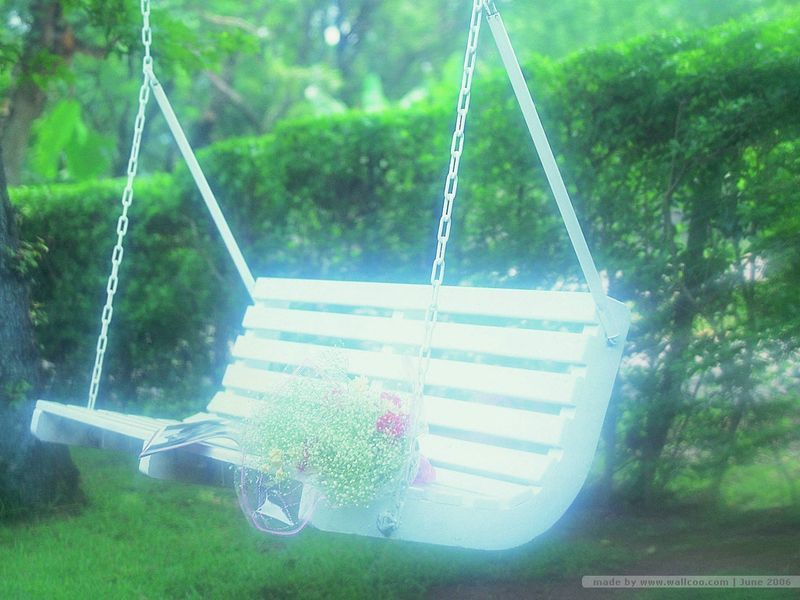
#> input picture com.ch/club/textAnalysis/data/test.jpg, 800 x 600 px
$ python kmeans_test2.py
#> lines starting #> are read from the running program, lines starting #| are printed output that depends on the picture
#!/usr/bin/env python
# coding:utf-8
'''
PIL的Image模块

# If mode is omitted, a mode is chosed so that all information in the image and the palette can be representedwithout a palette .
# when from a colour image to black and white, the library uses the ITU-R 601-2 luma transfrom:
# L = R * 299/1000 + G * 587/1000 + B * 114/1000
im.convert( mode ) => image

 # Converts an "RGB" image to "L" or "RGB" using a conversion matrix. The matrix is 4- or 16-tuple.
 im.convert( mode, matrix ) => image
 '''
from PIL import Image
from pylab import *

im = array(Image.open('data/test.jpg').convert('L'))
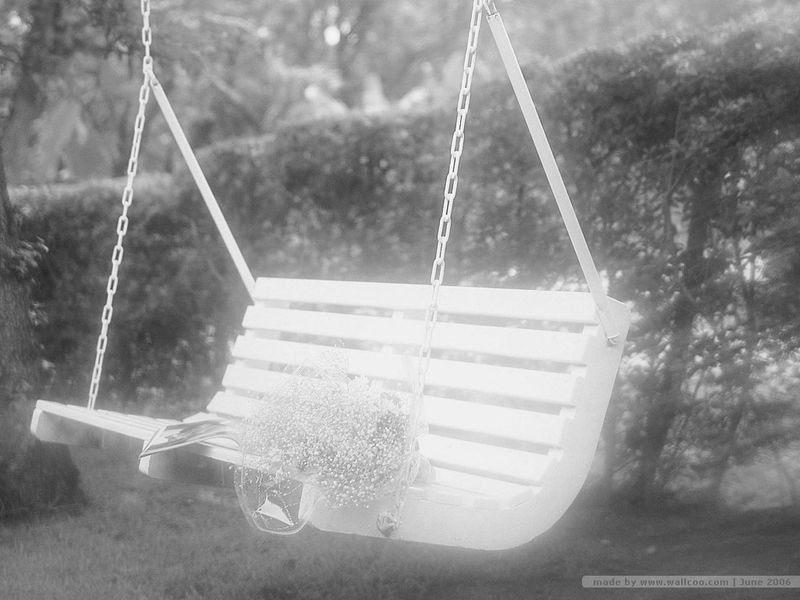
#> im: shape (600, 800); min 38, max 252, mean 142.5
imshow(im)
show()

# 旋转45度角
Image.open('data/test.jpg').rotate(45).show()
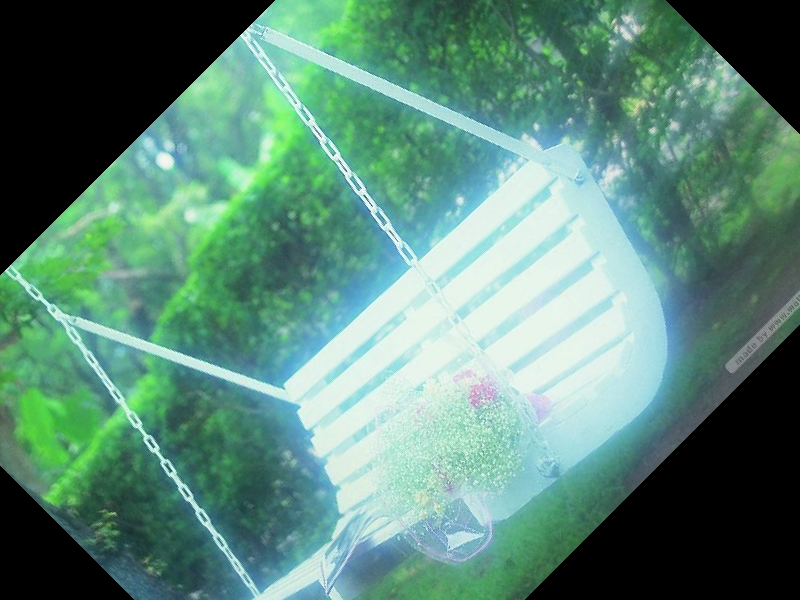
#> shown: PIL image 800x600 RGB; mean R, G, B 92, 135.6, 120.2

$ run again, with com.ch/club/textAnalysis/data/all.jpg copied over com.ch/club/textAnalysis/data/test.jpg
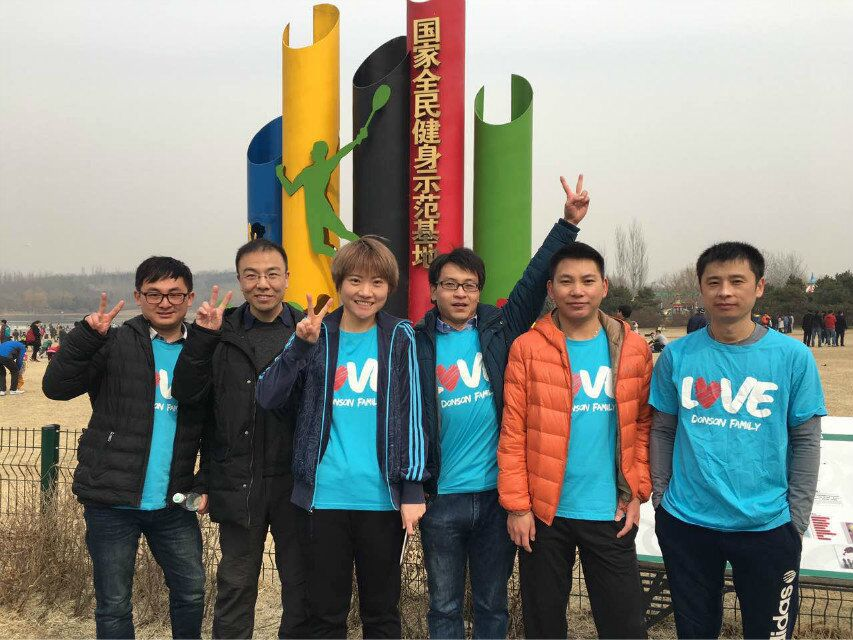
#> input picture com.ch/club/textAnalysis/data/all.jpg, 853 x 640 px
#> `im = array(Image.open('data/test.jpg').convert('L'))`:
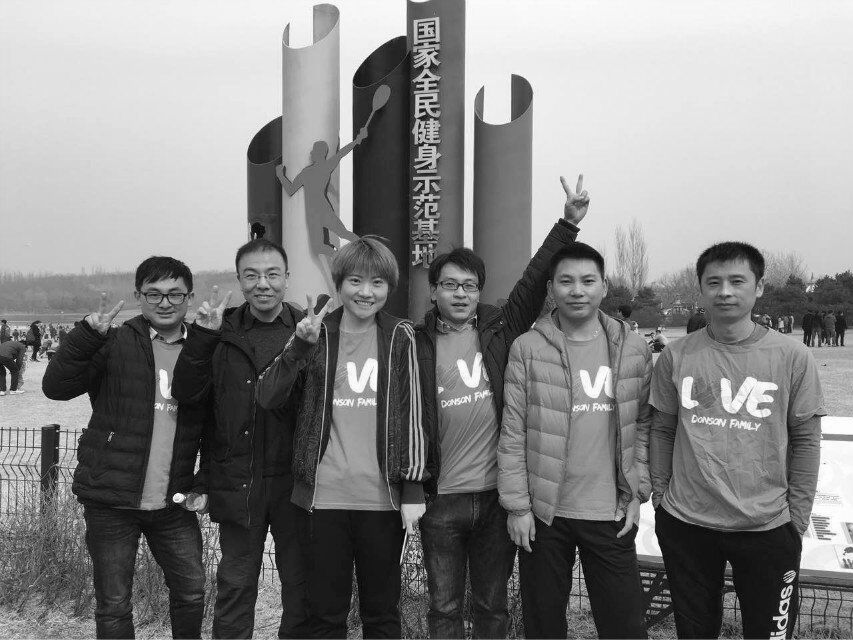
#> im: shape (640, 853); min 0, max 255, mean 132.9
#> `Image.open('data/test.jpg').rotate(45).show()`:
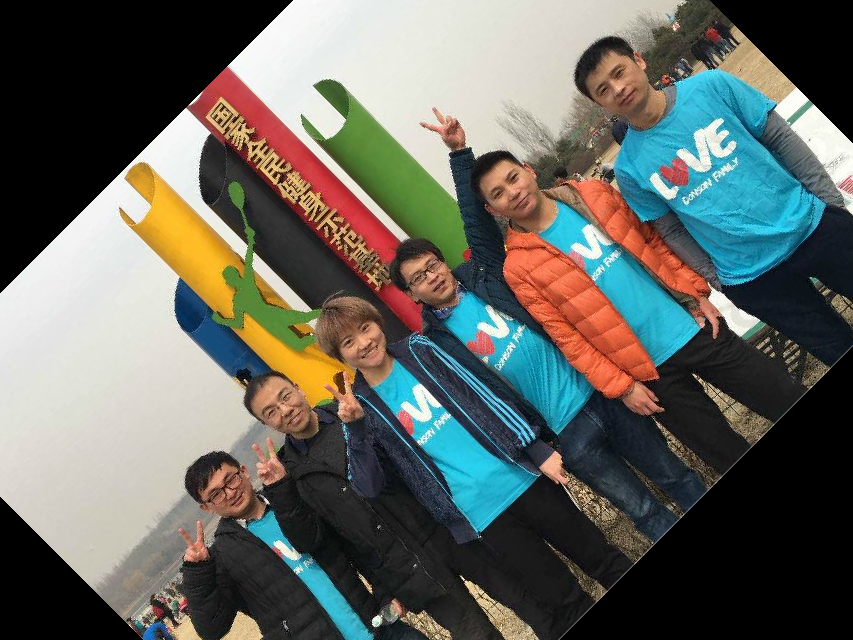
#> shown: PIL image 853x640 RGB; mean R, G, B 99.7, 102.4, 95.9
